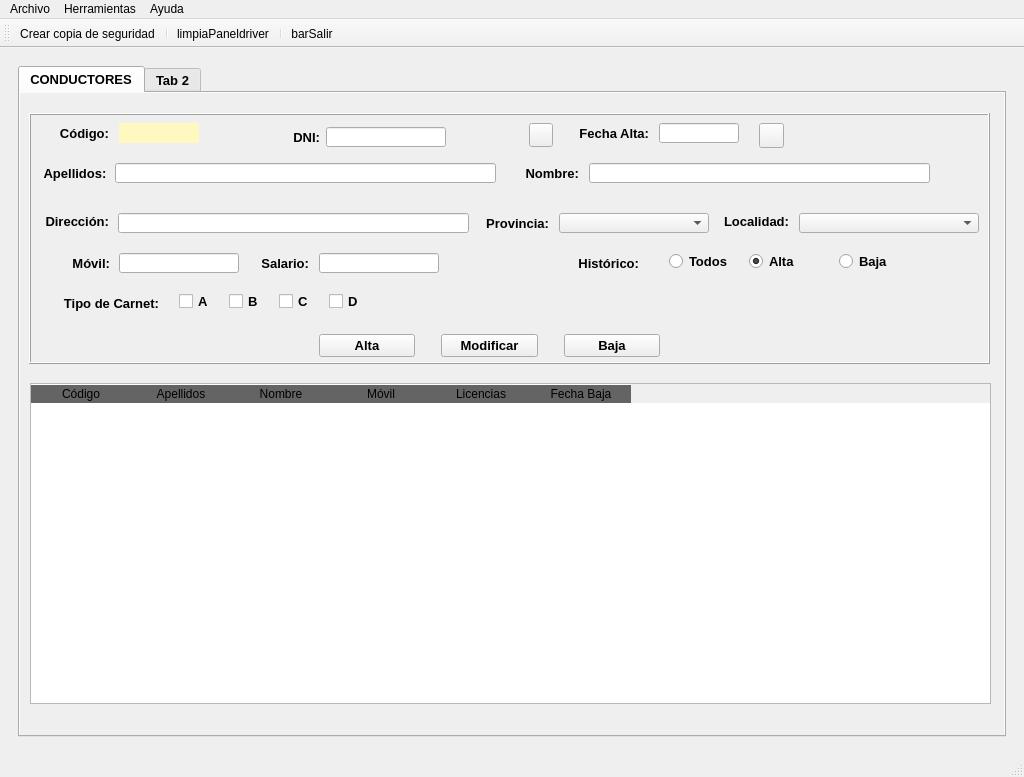
<?xml version="1.0" encoding="UTF-8"?>
<ui version="4.0">
 <class>MainWindow</class>
 <widget class="QMainWindow" name="MainWindow">
  <property name="geometry">
   <rect>
    <x>0</x>
    <y>0</y>
    <width>1024</width>
    <height>777</height>
   </rect>
  </property>
  <property name="sizePolicy">
   <sizepolicy hsizetype="Expanding" vsizetype="Expanding">
    <horstretch>0</horstretch>
    <verstretch>0</verstretch>
   </sizepolicy>
  </property>
  <property name="minimumSize">
   <size>
    <width>800</width>
    <height>600</height>
   </size>
  </property>
  <property name="maximumSize">
   <size>
    <width>1024</width>
    <height>777</height>
   </size>
  </property>
  <property name="windowTitle">
   <string>CarTeis</string>
  </property>
  <property name="windowIcon">
   <iconset>
    <normaloff>../../../.designer/img/car-side-view-in-a-rounded-square_icon-icons.com_70773.svg</normaloff>../../../.designer/img/car-side-view-in-a-rounded-square_icon-icons.com_70773.svg</iconset>
  </property>
  <property name="iconSize">
   <size>
    <width>64</width>
    <height>64</height>
   </size>
  </property>
  <widget class="QWidget" name="centralwidget">
   <layout class="QHBoxLayout" name="horizontalLayout">
    <item>
     <widget class="QFrame" name="gridFrame">
      <layout class="QGridLayout" name="gridLayout">
       <item row="0" column="0">
        <widget class="QTabWidget" name="panelPrincipal">
         <property name="minimumSize">
          <size>
           <width>900</width>
           <height>650</height>
          </size>
         </property>
         <property name="font">
          <font>
           <pointsize>10</pointsize>
           <weight>75</weight>
           <bold>true</bold>
          </font>
         </property>
         <property name="currentIndex">
          <number>0</number>
         </property>
         <widget class="QWidget" name="panelDrivers">
          <property name="sizePolicy">
           <sizepolicy hsizetype="Expanding" vsizetype="Expanding">
            <horstretch>0</horstretch>
            <verstretch>0</verstretch>
           </sizepolicy>
          </property>
          <property name="autoFillBackground">
           <bool>true</bool>
          </property>
          <attribute name="title">
           <string>CONDUCTORES</string>
          </attribute>
          <widget class="QFrame" name="frngestdrive">
           <property name="geometry">
            <rect>
             <x>9</x>
             <y>20</y>
             <width>961</width>
             <height>251</height>
            </rect>
           </property>
           <property name="sizePolicy">
            <sizepolicy hsizetype="Maximum" vsizetype="Maximum">
             <horstretch>0</horstretch>
             <verstretch>0</verstretch>
            </sizepolicy>
           </property>
           <property name="minimumSize">
            <size>
             <width>800</width>
             <height>80</height>
            </size>
           </property>
           <property name="layoutDirection">
            <enum>Qt::LeftToRight</enum>
           </property>
           <property name="frameShape">
            <enum>QFrame::Box</enum>
           </property>
           <property name="frameShadow">
            <enum>QFrame::Raised</enum>
           </property>
           <widget class="QLabel" name="lblNome">
            <property name="geometry">
             <rect>
              <x>490</x>
              <y>50</y>
              <width>60</width>
              <height>20</height>
             </rect>
            </property>
            <property name="minimumSize">
             <size>
              <width>60</width>
              <height>20</height>
             </size>
            </property>
            <property name="text">
             <string>Nombre:</string>
            </property>
            <property name="alignment">
             <set>Qt::AlignRight|Qt::AlignTrailing|Qt::AlignVCenter</set>
            </property>
           </widget>
           <widget class="QLabel" name="lblValidardni">
            <property name="geometry">
             <rect>
              <x>423</x>
              <y>11</y>
              <width>60</width>
              <height>30</height>
             </rect>
            </property>
            <property name="minimumSize">
             <size>
              <width>60</width>
              <height>30</height>
             </size>
            </property>
            <property name="maximumSize">
             <size>
              <width>60</width>
              <height>30</height>
             </size>
            </property>
            <property name="font">
             <font>
              <family>Segoe Print</family>
              <pointsize>14</pointsize>
             </font>
            </property>
            <property name="text">
             <string/>
            </property>
            <property name="alignment">
             <set>Qt::AlignLeading|Qt::AlignLeft|Qt::AlignVCenter</set>
            </property>
           </widget>
           <widget class="QPushButton" name="btnCalendar">
            <property name="geometry">
             <rect>
              <x>730</x>
              <y>10</y>
              <width>25</width>
              <height>25</height>
             </rect>
            </property>
            <property name="minimumSize">
             <size>
              <width>25</width>
              <height>25</height>
             </size>
            </property>
            <property name="maximumSize">
             <size>
              <width>25</width>
              <height>25</height>
             </size>
            </property>
            <property name="text">
             <string/>
            </property>
            <property name="icon">
             <iconset>
              <normaloff>../../../.designer/img/schedule.png</normaloff>../../../.designer/img/schedule.png</iconset>
            </property>
            <property name="iconSize">
             <size>
              <width>28</width>
              <height>28</height>
             </size>
            </property>
           </widget>
           <widget class="QLineEdit" name="txtApel">
            <property name="geometry">
             <rect>
              <x>86</x>
              <y>50</y>
              <width>381</width>
              <height>20</height>
             </rect>
            </property>
            <property name="minimumSize">
             <size>
              <width>300</width>
              <height>20</height>
             </size>
            </property>
            <property name="cursorPosition">
             <number>0</number>
            </property>
           </widget>
           <widget class="QLabel" name="lblApel">
            <property name="geometry">
             <rect>
              <x>11</x>
              <y>50</y>
              <width>70</width>
              <height>20</height>
             </rect>
            </property>
            <property name="minimumSize">
             <size>
              <width>70</width>
              <height>20</height>
             </size>
            </property>
            <property name="maximumSize">
             <size>
              <width>70</width>
              <height>20</height>
             </size>
            </property>
            <property name="text">
             <string>Apellidos:</string>
            </property>
            <property name="alignment">
             <set>Qt::AlignCenter</set>
            </property>
           </widget>
           <widget class="QLabel" name="lblcodbd">
            <property name="geometry">
             <rect>
              <x>90</x>
              <y>10</y>
              <width>80</width>
              <height>20</height>
             </rect>
            </property>
            <property name="minimumSize">
             <size>
              <width>80</width>
              <height>20</height>
             </size>
            </property>
            <property name="maximumSize">
             <size>
              <width>80</width>
              <height>20</height>
             </size>
            </property>
            <property name="styleSheet">
             <string notr="true">background-color: rgb(255, 248, 192);</string>
            </property>
            <property name="text">
             <string/>
            </property>
            <property name="alignment">
             <set>Qt::AlignCenter</set>
            </property>
           </widget>
           <widget class="QLineEdit" name="txtDatadriver">
            <property name="geometry">
             <rect>
              <x>630</x>
              <y>10</y>
              <width>80</width>
              <height>20</height>
             </rect>
            </property>
            <property name="sizePolicy">
             <sizepolicy hsizetype="Preferred" vsizetype="Fixed">
              <horstretch>0</horstretch>
              <verstretch>0</verstretch>
             </sizepolicy>
            </property>
            <property name="minimumSize">
             <size>
              <width>80</width>
              <height>20</height>
             </size>
            </property>
            <property name="maximumSize">
             <size>
              <width>60</width>
              <height>20</height>
             </size>
            </property>
            <property name="alignment">
             <set>Qt::AlignCenter</set>
            </property>
           </widget>
           <widget class="QLabel" name="lblDni">
            <property name="geometry">
             <rect>
              <x>261</x>
              <y>14</y>
              <width>30</width>
              <height>20</height>
             </rect>
            </property>
            <property name="minimumSize">
             <size>
              <width>30</width>
              <height>20</height>
             </size>
            </property>
            <property name="maximumSize">
             <size>
              <width>30</width>
              <height>20</height>
             </size>
            </property>
            <property name="text">
             <string>DNI:</string>
            </property>
            <property name="alignment">
             <set>Qt::AlignRight|Qt::AlignTrailing|Qt::AlignVCenter</set>
            </property>
           </widget>
           <widget class="QLineEdit" name="txtDni">
            <property name="geometry">
             <rect>
              <x>297</x>
              <y>14</y>
              <width>120</width>
              <height>20</height>
             </rect>
            </property>
            <property name="minimumSize">
             <size>
              <width>120</width>
              <height>20</height>
             </size>
            </property>
            <property name="maximumSize">
             <size>
              <width>120</width>
              <height>20</height>
             </size>
            </property>
            <property name="whatsThis">
             <string>&lt;html&gt;&lt;head/&gt;&lt;body&gt;&lt;p&gt;&lt;span style=&quot; font-weight:400;&quot;&gt;Introducir DNI&lt;/span&gt;&lt;/p&gt;&lt;/body&gt;&lt;/html&gt;</string>
            </property>
            <property name="alignment">
             <set>Qt::AlignCenter</set>
            </property>
           </widget>
           <widget class="QLabel" name="lblCod">
            <property name="geometry">
             <rect>
              <x>30</x>
              <y>10</y>
              <width>50</width>
              <height>20</height>
             </rect>
            </property>
            <property name="minimumSize">
             <size>
              <width>50</width>
              <height>20</height>
             </size>
            </property>
            <property name="text">
             <string>Código:</string>
            </property>
            <property name="alignment">
             <set>Qt::AlignRight|Qt::AlignTrailing|Qt::AlignVCenter</set>
            </property>
           </widget>
           <widget class="QLabel" name="lblDatadriver">
            <property name="geometry">
             <rect>
              <x>540</x>
              <y>10</y>
              <width>80</width>
              <height>20</height>
             </rect>
            </property>
            <property name="minimumSize">
             <size>
              <width>80</width>
              <height>20</height>
             </size>
            </property>
            <property name="maximumSize">
             <size>
              <width>80</width>
              <height>20</height>
             </size>
            </property>
            <property name="text">
             <string>Fecha Alta:</string>
            </property>
            <property name="alignment">
             <set>Qt::AlignRight|Qt::AlignTrailing|Qt::AlignVCenter</set>
            </property>
           </widget>
           <widget class="QLineEdit" name="txtNome">
            <property name="geometry">
             <rect>
              <x>560</x>
              <y>50</y>
              <width>341</width>
              <height>20</height>
             </rect>
            </property>
            <property name="minimumSize">
             <size>
              <width>300</width>
              <height>20</height>
             </size>
            </property>
            <property name="maximumSize">
             <size>
              <width>16777215</width>
              <height>20</height>
             </size>
            </property>
           </widget>
           <widget class="QLabel" name="lblDirdriver">
            <property name="geometry">
             <rect>
              <x>10</x>
              <y>100</y>
              <width>70</width>
              <height>16</height>
             </rect>
            </property>
            <property name="maximumSize">
             <size>
              <width>70</width>
              <height>20</height>
             </size>
            </property>
            <property name="text">
             <string>Dirección:</string>
            </property>
            <property name="alignment">
             <set>Qt::AlignRight|Qt::AlignTrailing|Qt::AlignVCenter</set>
            </property>
           </widget>
           <widget class="QLineEdit" name="txtDirdriver">
            <property name="geometry">
             <rect>
              <x>89</x>
              <y>100</y>
              <width>351</width>
              <height>20</height>
             </rect>
            </property>
            <property name="minimumSize">
             <size>
              <width>350</width>
              <height>20</height>
             </size>
            </property>
           </widget>
           <widget class="QLabel" name="lblMovil">
            <property name="geometry">
             <rect>
              <x>20</x>
              <y>140</y>
              <width>61</width>
              <height>20</height>
             </rect>
            </property>
            <property name="maximumSize">
             <size>
              <width>70</width>
              <height>20</height>
             </size>
            </property>
            <property name="text">
             <string>Móvil:</string>
            </property>
            <property name="alignment">
             <set>Qt::AlignRight|Qt::AlignTrailing|Qt::AlignVCenter</set>
            </property>
           </widget>
           <widget class="QComboBox" name="cmbMuni">
            <property name="geometry">
             <rect>
              <x>770</x>
              <y>100</y>
              <width>180</width>
              <height>20</height>
             </rect>
            </property>
            <property name="minimumSize">
             <size>
              <width>180</width>
              <height>20</height>
             </size>
            </property>
            <property name="maximumSize">
             <size>
              <width>180</width>
              <height>20</height>
             </size>
            </property>
           </widget>
           <widget class="QLabel" name="lblPRov">
            <property name="geometry">
             <rect>
              <x>450</x>
              <y>100</y>
              <width>70</width>
              <height>20</height>
             </rect>
            </property>
            <property name="maximumSize">
             <size>
              <width>70</width>
              <height>20</height>
             </size>
            </property>
            <property name="text">
             <string>Provincia:</string>
            </property>
            <property name="alignment">
             <set>Qt::AlignRight|Qt::AlignTrailing|Qt::AlignVCenter</set>
            </property>
           </widget>
           <widget class="QComboBox" name="cmbProv">
            <property name="geometry">
             <rect>
              <x>530</x>
              <y>100</y>
              <width>150</width>
              <height>20</height>
             </rect>
            </property>
            <property name="minimumSize">
             <size>
              <width>150</width>
              <height>20</height>
             </size>
            </property>
            <property name="maximumSize">
             <size>
              <width>150</width>
              <height>20</height>
             </size>
            </property>
           </widget>
           <widget class="QLabel" name="lblLocalidad">
            <property name="geometry">
             <rect>
              <x>690</x>
              <y>100</y>
              <width>70</width>
              <height>16</height>
             </rect>
            </property>
            <property name="maximumSize">
             <size>
              <width>70</width>
              <height>20</height>
             </size>
            </property>
            <property name="text">
             <string>Localidad:</string>
            </property>
            <property name="alignment">
             <set>Qt::AlignRight|Qt::AlignTrailing|Qt::AlignVCenter</set>
            </property>
           </widget>
           <widget class="QLineEdit" name="txtMovil">
            <property name="geometry">
             <rect>
              <x>90</x>
              <y>140</y>
              <width>120</width>
              <height>20</height>
             </rect>
            </property>
            <property name="minimumSize">
             <size>
              <width>120</width>
              <height>20</height>
             </size>
            </property>
            <property name="maximumSize">
             <size>
              <width>120</width>
              <height>20</height>
             </size>
            </property>
            <property name="alignment">
             <set>Qt::AlignCenter</set>
            </property>
           </widget>
           <widget class="QLabel" name="lblMovil_2">
            <property name="geometry">
             <rect>
              <x>220</x>
              <y>140</y>
              <width>60</width>
              <height>20</height>
             </rect>
            </property>
            <property name="sizePolicy">
             <sizepolicy hsizetype="Preferred" vsizetype="Preferred">
              <horstretch>50</horstretch>
              <verstretch>20</verstretch>
             </sizepolicy>
            </property>
            <property name="minimumSize">
             <size>
              <width>60</width>
              <height>20</height>
             </size>
            </property>
            <property name="maximumSize">
             <size>
              <width>60</width>
              <height>20</height>
             </size>
            </property>
            <property name="text">
             <string>Salario:</string>
            </property>
            <property name="alignment">
             <set>Qt::AlignRight|Qt::AlignTrailing|Qt::AlignVCenter</set>
            </property>
           </widget>
           <widget class="QLineEdit" name="txtSalario">
            <property name="geometry">
             <rect>
              <x>290</x>
              <y>140</y>
              <width>120</width>
              <height>20</height>
             </rect>
            </property>
            <property name="minimumSize">
             <size>
              <width>120</width>
              <height>20</height>
             </size>
            </property>
            <property name="maximumSize">
             <size>
              <width>120</width>
              <height>20</height>
             </size>
            </property>
            <property name="alignment">
             <set>Qt::AlignRight|Qt::AlignTrailing|Qt::AlignVCenter</set>
            </property>
           </widget>
           <widget class="QLabel" name="lblCarnet">
            <property name="geometry">
             <rect>
              <x>30</x>
              <y>180</y>
              <width>100</width>
              <height>20</height>
             </rect>
            </property>
            <property name="minimumSize">
             <size>
              <width>80</width>
              <height>0</height>
             </size>
            </property>
            <property name="maximumSize">
             <size>
              <width>100</width>
              <height>20</height>
             </size>
            </property>
            <property name="text">
             <string>Tipo de Carnet:</string>
            </property>
            <property name="alignment">
             <set>Qt::AlignRight|Qt::AlignTrailing|Qt::AlignVCenter</set>
            </property>
           </widget>
           <widget class="QCheckBox" name="chkA">
            <property name="geometry">
             <rect>
              <x>150</x>
              <y>180</y>
              <width>41</width>
              <height>17</height>
             </rect>
            </property>
            <property name="text">
             <string>A</string>
            </property>
           </widget>
           <widget class="QCheckBox" name="chkB">
            <property name="geometry">
             <rect>
              <x>200</x>
              <y>180</y>
              <width>41</width>
              <height>17</height>
             </rect>
            </property>
            <property name="text">
             <string>B</string>
            </property>
           </widget>
           <widget class="QCheckBox" name="chkC">
            <property name="geometry">
             <rect>
              <x>250</x>
              <y>180</y>
              <width>41</width>
              <height>17</height>
             </rect>
            </property>
            <property name="text">
             <string>C</string>
            </property>
           </widget>
           <widget class="QCheckBox" name="chkD">
            <property name="geometry">
             <rect>
              <x>300</x>
              <y>180</y>
              <width>41</width>
              <height>17</height>
             </rect>
            </property>
            <property name="text">
             <string>D</string>
            </property>
           </widget>
           <widget class="QLabel" name="lblEstado">
            <property name="geometry">
             <rect>
              <x>530</x>
              <y>140</y>
              <width>80</width>
              <height>20</height>
             </rect>
            </property>
            <property name="minimumSize">
             <size>
              <width>80</width>
              <height>0</height>
             </size>
            </property>
            <property name="maximumSize">
             <size>
              <width>100</width>
              <height>20</height>
             </size>
            </property>
            <property name="text">
             <string>Histórico:</string>
            </property>
            <property name="alignment">
             <set>Qt::AlignRight|Qt::AlignTrailing|Qt::AlignVCenter</set>
            </property>
           </widget>
           <widget class="QRadioButton" name="rbtAlta">
            <property name="geometry">
             <rect>
              <x>720</x>
              <y>140</y>
              <width>61</width>
              <height>17</height>
             </rect>
            </property>
            <property name="text">
             <string>Alta</string>
            </property>
            <property name="checked">
             <bool>true</bool>
            </property>
            <attribute name="buttonGroup">
             <string notr="true">buttonGroup</string>
            </attribute>
           </widget>
           <widget class="QRadioButton" name="rbtBaja">
            <property name="geometry">
             <rect>
              <x>810</x>
              <y>140</y>
              <width>61</width>
              <height>17</height>
             </rect>
            </property>
            <property name="text">
             <string>Baja</string>
            </property>
            <attribute name="buttonGroup">
             <string notr="true">buttonGroup</string>
            </attribute>
           </widget>
           <widget class="QRadioButton" name="rbtTodos">
            <property name="geometry">
             <rect>
              <x>640</x>
              <y>140</y>
              <width>61</width>
              <height>17</height>
             </rect>
            </property>
            <property name="text">
             <string>Todos</string>
            </property>
            <property name="checked">
             <bool>false</bool>
            </property>
            <attribute name="buttonGroup">
             <string notr="true">buttonGroup</string>
            </attribute>
           </widget>
           <widget class="QWidget" name="layoutWidget">
            <property name="geometry">
             <rect>
              <x>290</x>
              <y>220</y>
              <width>341</width>
              <height>26</height>
             </rect>
            </property>
            <layout class="QHBoxLayout" name="horizontalLayout_2">
             <property name="sizeConstraint">
              <enum>QLayout::SetMinimumSize</enum>
             </property>
             <item>
              <widget class="QPushButton" name="btnAltaDriver">
               <property name="minimumSize">
                <size>
                 <width>75</width>
                 <height>20</height>
                </size>
               </property>
               <property name="text">
                <string>Alta</string>
               </property>
              </widget>
             </item>
             <item>
              <spacer name="horizontalSpacer">
               <property name="orientation">
                <enum>Qt::Horizontal</enum>
               </property>
               <property name="sizeType">
                <enum>QSizePolicy::Preferred</enum>
               </property>
               <property name="sizeHint" stdset="0">
                <size>
                 <width>20</width>
                 <height>20</height>
                </size>
               </property>
              </spacer>
             </item>
             <item>
              <widget class="QPushButton" name="btnModifDriver">
               <property name="minimumSize">
                <size>
                 <width>75</width>
                 <height>20</height>
                </size>
               </property>
               <property name="text">
                <string>Modificar</string>
               </property>
              </widget>
             </item>
             <item>
              <spacer name="horizontalSpacer_2">
               <property name="orientation">
                <enum>Qt::Horizontal</enum>
               </property>
               <property name="sizeType">
                <enum>QSizePolicy::Preferred</enum>
               </property>
               <property name="sizeHint" stdset="0">
                <size>
                 <width>20</width>
                 <height>20</height>
                </size>
               </property>
              </spacer>
             </item>
             <item>
              <widget class="QPushButton" name="btnBajaDriver">
               <property name="minimumSize">
                <size>
                 <width>75</width>
                 <height>20</height>
                </size>
               </property>
               <property name="text">
                <string>Baja</string>
               </property>
              </widget>
             </item>
            </layout>
           </widget>
           <widget class="QLabel" name="lblformasalario">
            <property name="geometry">
             <rect>
              <x>410</x>
              <y>140</y>
              <width>60</width>
              <height>20</height>
             </rect>
            </property>
            <property name="minimumSize">
             <size>
              <width>60</width>
              <height>20</height>
             </size>
            </property>
            <property name="maximumSize">
             <size>
              <width>60</width>
              <height>20</height>
             </size>
            </property>
            <property name="text">
             <string/>
            </property>
           </widget>
           <widget class="QPushButton" name="btnBuscar">
            <property name="geometry">
             <rect>
              <x>500</x>
              <y>10</y>
              <width>24</width>
              <height>24</height>
             </rect>
            </property>
            <property name="minimumSize">
             <size>
              <width>24</width>
              <height>24</height>
             </size>
            </property>
            <property name="maximumSize">
             <size>
              <width>24</width>
              <height>24</height>
             </size>
            </property>
            <property name="text">
             <string/>
            </property>
            <property name="icon">
             <iconset>
              <normaloff>../../../.designer/img/busca.png</normaloff>../../../.designer/img/busca.png</iconset>
            </property>
           </widget>
          </widget>
          <widget class="QSplitter" name="splitter">
           <property name="geometry">
            <rect>
             <x>0</x>
             <y>80</y>
             <width>80</width>
             <height>20</height>
            </rect>
           </property>
           <property name="orientation">
            <enum>Qt::Horizontal</enum>
           </property>
          </widget>
          <widget class="QTableWidget" name="tabDrivers">
           <property name="geometry">
            <rect>
             <x>10</x>
             <y>290</y>
             <width>961</width>
             <height>321</height>
            </rect>
           </property>
           <property name="styleSheet">
            <string notr="true">QHeaderView::section:horizontal
{
border-top: 1px solid #ffffff;
color:'white';
font: 11pt&quot;Arial&quot;;
background-color:rgb(100,100,100);
}</string>
           </property>
           <property name="editTriggers">
            <set>QAbstractItemView::NoEditTriggers</set>
           </property>
           <property name="alternatingRowColors">
            <bool>true</bool>
           </property>
           <property name="selectionBehavior">
            <enum>QAbstractItemView::SelectRows</enum>
           </property>
           <attribute name="verticalHeaderVisible">
            <bool>false</bool>
           </attribute>
           <column>
            <property name="text">
             <string>Código</string>
            </property>
           </column>
           <column>
            <property name="text">
             <string>Apellidos</string>
            </property>
           </column>
           <column>
            <property name="text">
             <string>Nombre</string>
            </property>
           </column>
           <column>
            <property name="text">
             <string>Móvil</string>
            </property>
           </column>
           <column>
            <property name="text">
             <string>Licencias</string>
            </property>
           </column>
           <column>
            <property name="text">
             <string>Fecha Baja</string>
            </property>
           </column>
          </widget>
         </widget>
         <widget class="QWidget" name="tab_2">
          <attribute name="title">
           <string>Tab 2</string>
          </attribute>
          <widget class="QLabel" name="label_2">
           <property name="geometry">
            <rect>
             <x>120</x>
             <y>90</y>
             <width>131</width>
             <height>16</height>
            </rect>
           </property>
           <property name="text">
            <string>Esta es la pestaña 2</string>
           </property>
          </widget>
         </widget>
        </widget>
       </item>
      </layout>
     </widget>
    </item>
   </layout>
  </widget>
  <widget class="QMenuBar" name="menubar">
   <property name="geometry">
    <rect>
     <x>0</x>
     <y>0</y>
     <width>1024</width>
     <height>21</height>
    </rect>
   </property>
   <widget class="QMenu" name="menuArchivo">
    <property name="title">
     <string>Archivo</string>
    </property>
    <addaction name="actionSalir"/>
   </widget>
   <widget class="QMenu" name="menuHelp">
    <property name="title">
     <string>Ayuda</string>
    </property>
    <addaction name="actionAcerca_de"/>
   </widget>
   <widget class="QMenu" name="menuHerramientas">
    <property name="title">
     <string>Herramientas</string>
    </property>
    <addaction name="actionCrear_Copia_Seguridad"/>
    <addaction name="actionRestaurar_Copia_Seguridad"/>
    <addaction name="separator"/>
    <addaction name="actionExportar_Datos_Excel"/>
    <addaction name="actionImportar_Datos_CSV"/>
   </widget>
   <addaction name="menuArchivo"/>
   <addaction name="menuHerramientas"/>
   <addaction name="menuHelp"/>
  </widget>
  <widget class="QStatusBar" name="statusbar">
   <property name="autoFillBackground">
    <bool>false</bool>
   </property>
   <property name="sizeGripEnabled">
    <bool>true</bool>
   </property>
  </widget>
  <widget class="QToolBar" name="toolBar">
   <property name="windowTitle">
    <string>toolBar</string>
   </property>
   <property name="iconSize">
    <size>
     <width>32</width>
     <height>32</height>
    </size>
   </property>
   <attribute name="toolBarArea">
    <enum>TopToolBarArea</enum>
   </attribute>
   <attribute name="toolBarBreak">
    <bool>false</bool>
   </attribute>
   <addaction name="actionCrear_Copia_Seguridad"/>
   <addaction name="separator"/>
   <addaction name="actionlimpiaPaneldriver"/>
   <addaction name="separator"/>
   <addaction name="actionbarSalir"/>
  </widget>
  <action name="actionSalir">
   <property name="text">
    <string>Salir</string>
   </property>
  </action>
  <action name="actionAcerca_de">
   <property name="text">
    <string>Acerca de...</string>
   </property>
  </action>
  <action name="actionbarSalir">
   <property name="icon">
    <iconset>
     <normaloff>../../../../../.designer/img/atajo salir.png</normaloff>
     <normalon>../../../.designer/img/atajo salir.png</normalon>../../../../../.designer/img/atajo salir.png</iconset>
   </property>
   <property name="text">
    <string>barSalir</string>
   </property>
  </action>
  <action name="actionlimpiaPaneldriver">
   <property name="icon">
    <iconset>
     <normaloff>../../../../../.designer/img/limpiar.png</normaloff>
     <normalon>../../../.designer/img/recargar.png</normalon>../../../../../.designer/img/limpiar.png</iconset>
   </property>
   <property name="text">
    <string>limpiaPaneldriver</string>
   </property>
  </action>
  <action name="actionCrear_Copia_Seguridad">
   <property name="icon">
    <iconset>
     <normaloff>../../../.designer/img/Crear.jpg</normaloff>../../../.designer/img/Crear.jpg</iconset>
   </property>
   <property name="text">
    <string>Crear copia de seguridad</string>
   </property>
   <property name="shortcut">
    <string>Alt+S</string>
   </property>
  </action>
  <action name="actionRestaurar_Copia_Seguridad">
   <property name="icon">
    <iconset>
     <normaloff>../../../.designer/img/Restaurar.png</normaloff>../../../.designer/img/Restaurar.png</iconset>
   </property>
   <property name="text">
    <string>Restaurar copia de seguridad</string>
   </property>
   <property name="shortcut">
    <string>Alt+R</string>
   </property>
  </action>
  <action name="actionExportar_Datos_Excel">
   <property name="text">
    <string>Exportar Datos xls</string>
   </property>
  </action>
  <action name="actionImportar_Datos_CSV">
   <property name="text">
    <string>Importar Datos xls</string>
   </property>
  </action>
 </widget>
 <tabstops>
  <tabstop>panelPrincipal</tabstop>
  <tabstop>txtDni</tabstop>
  <tabstop>txtDatadriver</tabstop>
  <tabstop>btnCalendar</tabstop>
  <tabstop>txtApel</tabstop>
  <tabstop>txtNome</tabstop>
  <tabstop>txtDirdriver</tabstop>
  <tabstop>cmbProv</tabstop>
  <tabstop>cmbMuni</tabstop>
  <tabstop>txtMovil</tabstop>
  <tabstop>txtSalario</tabstop>
  <tabstop>chkA</tabstop>
  <tabstop>chkB</tabstop>
  <tabstop>chkC</tabstop>
  <tabstop>chkD</tabstop>
  <tabstop>btnAltaDriver</tabstop>
  <tabstop>btnModifDriver</tabstop>
  <tabstop>btnBajaDriver</tabstop>
  <tabstop>rbtTodos</tabstop>
  <tabstop>rbtAlta</tabstop>
  <tabstop>rbtBaja</tabstop>
  <tabstop>tabDrivers</tabstop>
 </tabstops>
 <resources/>
 <connections/>
 <buttongroups>
  <buttongroup name="buttonGroup"/>
 </buttongroups>
</ui>
